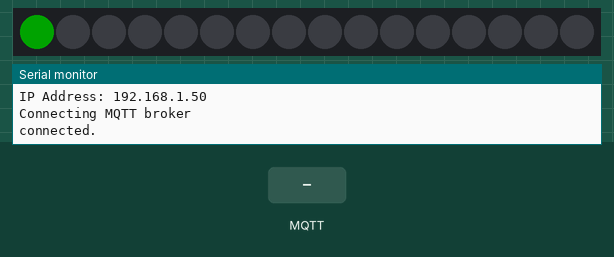
A sketch run on a simulated Arduino MKR. Parts: 16 RGB LEDs in strip order, left to right, the last lines printed to the serial monitor. Inputs (shaded band) come from the test bench. Dim RGB values are drawn brighter than linear; WiFi joins after 1.5 s; servers stay silent unless stated; no MQTT or app messages arrive unless stated.

Above: at 2.7 s.
2.8 s: MQTT message "blue" arrives on the first subscribed topic
At 5.1 s:
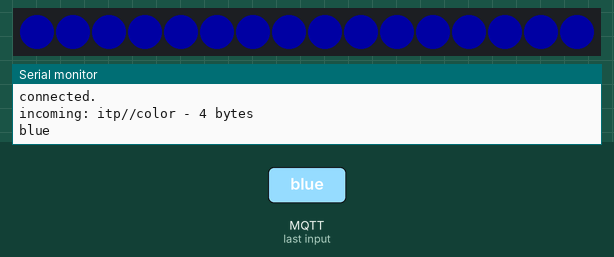
5.8 s: MQTT message "red" arrives on the first subscribed topic
At 8.5 s:
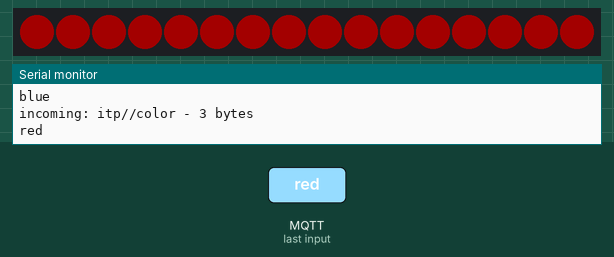
8.8 s: MQTT message "green" arrives on the first subscribed topic
At 10.9 s:
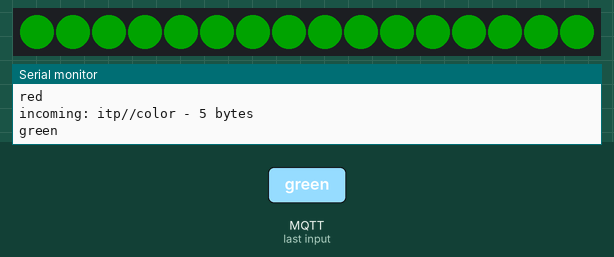
11.8 s: MQTT message "#" arrives on the first subscribed topic
At 14.1 s:
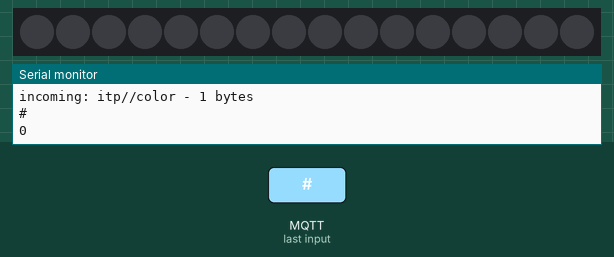
Timing chart, 0 to 15.3 s (numbered marks = the images above; inputs shaded):
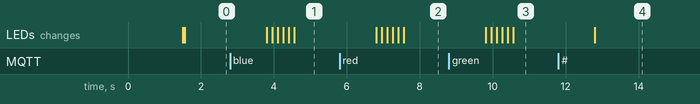

Measured:
- after the input at 2.8 s, the LEDs: first change after 1.0 s (image 1 shows a later state)
- after the input at 5.8 s, the LEDs: first change after 1.0 s (image 2 shows a later state)
- after the input at 8.8 s, the LEDs: first change after 1.0 s (image 3 shows a later state)
- after the input at 11.8 s, the LEDs: change after 1.0 s (image 4)

The sketch:

MqttNeoPixel.ino
```cpp
// MQTT MKR 1010 Neopixel
//
// WiFiNINA             https://www.arduino.cc/en/Reference/WiFiNINA (MKR WiFi 1010)
// Arduino MQTT Client  https://github.com/arduino-libraries/ArduinoMqttClient
// Adafruit NeoPixel    https://github.com/adafruit/Adafruit_NeoPixel

#include <WiFiNINA.h>
#include <ArduinoMqttClient.h>
#include <Adafruit_NeoPixel.h>

#define PIN        6
#define NUMPIXELS 16
#define DELAYVAL  50

Adafruit_NeoPixel pixels(NUMPIXELS, PIN, NEO_GRB + NEO_KHZ800);

#include "config.h"

WiFiClient net;
MqttClient mqtt(net);

String colorTopic = "itp/" + DEVICE_ID + "/color";
String brightnessTopic = "itp/" + DEVICE_ID + "/brightness";

void setup() {
  Serial.begin(9600);

  // Wait for a serial connection
  // while (!Serial) { }

  pixels.begin();
  pixels.setBrightness(0x25);
  pixels.setPixelColor(0, 255, 0, 0); // red
  pixels.show();

  Serial.println("Connecting WiFi");
  connectWiFi();

  pixels.setPixelColor(0, 0, 0, 255); // blue
  pixels.show();

  // define function for incoming MQTT messages
  mqtt.onMessage(messageReceived);
}

void loop() {
  if (WiFi.status() != WL_CONNECTED) {
    connectWiFi();
  }

  if (!mqtt.connected()) {
    connectMQTT();
  }

  // poll for new MQTT messages and send keep alives
  mqtt.poll();
}

void connectWiFi() {
  // Check for the WiFi module
  if (WiFi.status() == WL_NO_MODULE) {
    Serial.println("Communication with WiFi module failed!");
    // don't continue
    while (true);
  }

  Serial.print("WiFi firmware version ");
  Serial.println(WiFi.firmwareVersion());

  Serial.print("Attempting to connect to SSID: ");
  Serial.print(WIFI_SSID);
  Serial.print(" ");

  while (WiFi.begin(WIFI_SSID, WIFI_PASSWORD) != WL_CONNECTED) {
    // failed, retry
    Serial.print(".");
    delay(3000);
  }

  Serial.println("Connected to WiFi");
  printWiFiStatus();

}

void connectMQTT() {
  Serial.print("Connecting MQTT broker ");
  Serial.println(MQTT_BROKER);
  mqtt.setId(DEVICE_ID);
  mqtt.setUsernamePassword(MQTT_USER, MQTT_PASSWORD);

  while (!mqtt.connect(MQTT_BROKER, MQTT_PORT)) {
    Serial.print("Connection error ");
    Serial.println(mqtt.connectError());
    Serial.println("Waiting 5 seconds before retrying");
    delay(5000);
    // check the wifi before looping again
    if (WiFi.status() != WL_CONNECTED) {
      connectWiFi();
    }
  }

  mqtt.beginMessage("presence/connected/" + DEVICE_ID);
  mqtt.print(DEVICE_ID);
  mqtt.endMessage();

  mqtt.subscribe(colorTopic);
  mqtt.subscribe(brightnessTopic);

  pixels.setPixelColor(0, 0, 255, 0); // green
  pixels.show();

  Serial.println("connected.");
}

void printWiFiStatus() {
  // print your WiFi IP address:
  IPAddress ip = WiFi.localIP();
  Serial.print("IP Address: ");
  Serial.println(ip);
}

// set all the neo-pixels to one color
void setColor(uint32_t color) {
  pixels.clear();
  for(int i=0; i<NUMPIXELS; i++) {
    pixels.setPixelColor(i, color);
    pixels.show();
    delay(DELAYVAL);
  }
}

void messageReceived(int messageSize) {
  String topic = mqtt.messageTopic();
  Serial.println("incoming: " + topic + " - " + messageSize + " bytes ");

  if (topic == colorTopic) {

    String payload = mqtt.readString();
    payload.trim();
    Serial.println(payload);

    if (payload == "red") {
      setColor(pixels.Color(255, 0, 0));
    } else if (payload == "green") {
      setColor(pixels.Color(0, 255, 0));
    } else if (payload == "blue") {
      setColor(pixels.Color(0, 0, 255));
    } else if (payload.startsWith("#")) {
       // parse hex color
      String hex = payload.substring(1);
      int len = hex.length() + 1;
      char buf[len];
      hex.toCharArray(buf , len);
      uint32_t color = strtol(buf, NULL, 16);
      Serial.println(color, HEX);
      setColor(color);
    } else {
      Serial.print("Unknown color ");
      Serial.println(payload);
      setColor(0);
    }

  } else if (topic == brightnessTopic) {

    int brightnessPercent = mqtt.parseInt();

    // expecting between 0 and 100%
    if (brightnessPercent < 0) {
      brightnessPercent = 0;
    } else if (brightnessPercent > 100) {
      brightnessPercent = 100;
    }

    Serial.print("brightness ");
    Serial.print(brightnessPercent);
    Serial.println("%");

    // map percent to 1 byte value
    uint8_t brightness = map(brightnessPercent, 0, 100, 0, 0xFF);
    pixels.setBrightness(brightness);
    pixels.show();
  }
}
```

config.h
```cpp
const char WIFI_SSID[] = "";
const char WIFI_PASSWORD[] = "";

const char MQTT_BROKER[] = "";
const int MQTT_PORT =  1883;
const char MQTT_USER[] = "";
const char MQTT_PASSWORD[] = "";

const String DEVICE_ID = "";
```
